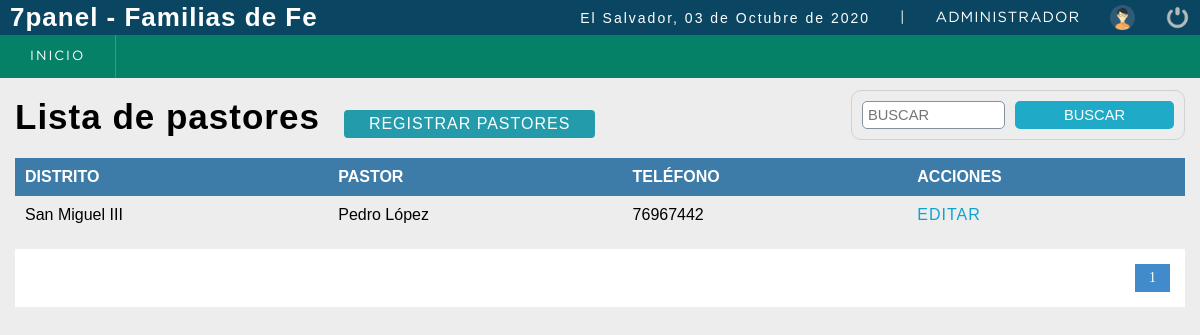
The app's page /sistema/lista_pastores_aio.php (signed in) with its own data.
### tables this page shows
CREATE TABLE IF NOT EXISTS `pastor` (
  `codpastor` smallint(5) NOT NULL AUTO_INCREMENT,
  `distrito` varchar(50) NOT NULL,
  `pastor` varchar(50) NOT NULL,
  `telefono` varchar(50) NOT NULL,
  `estatus` smallint(5) NOT NULL DEFAULT '1',
  `usuario_id` smallint(5) NOT NULL,
  `incorporacion` datetime DEFAULT CURRENT_TIMESTAMP,
  PRIMARY KEY (`codpastor`),
  KEY `pastor_ibfk_1` (`estatus`),
  KEY `usuario_id` (`usuario_id`)
);

### sistema/lista_pastores_aio.php (the view, shortened to what this page needs)
<?php
	include "../conexion.php";
 ?>
<!DOCTYPE html>
<html lang="en">
<head>
	<?php include "includes/scripts.php"; ?>
</head>
<body>
	<?php include "includes/header.php"; ?>
	<section id="container">
		<h1>Lista de pastores</h1>
		<a href="registro_pastor.php" class="btn_new">Registrar Pastores</a>
		<form action="buscar_pastor.php" method="get" class="form_search">
			<input type="text" name="busqueda" id="busqueda" placeholder="Buscar">
			<input type="submit" value="Buscar" class="btn_search">
		</form>
		<table>
			<tr>
			    <th>Distrito</th>
				<th>Pastor</th>
				<th>Teléfono</th>
				<th>Acciones</th>
			</tr>
		<?php
			$sql_registe = mysqli_query($conection,"SELECT COUNT(*) as total_registro FROM pastor WHERE estatus = 1 ");
			$result_register = mysqli_fetch_array($sql_registe);
			$total_registro = $result_register['total_registro'];
			$por_pagina = 5;
			if(empty($_GET['pagina']))
			{
				$pagina = 1;
			}else{
				$pagina = $_GET['pagina'];
			}
			$desde = ($pagina-1) * $por_pagina;
			$total_paginas = ceil($total_registro / $por_pagina);
			$query = mysqli_query($conection,"SELECT * FROM pastor
				                              WHERE estatus = 1 ORDER BY codpastor ASC LIMIT $desde,$por_pagina
				");
			$result = mysqli_num_rows($query);
			if($result > 0){
				while ($data = mysqli_fetch_array($query)) {
			?>
				<tr>
				    <td><?php echo $data['distrito']; ?></td>
					<td><?php echo $data['pastor']; ?></td>
					<td><?php echo $data['telefono']; ?></td>
					<td>
						<a class="link_edit" href="editar_pastor.php?cod=<?php echo $data['codpastor']; ?>">Editar
						</a>
					</td>
				</tr>
		<?php
				}
			}
		 ?>
		</table>
		<div class="paginador">
			<ul>
			<?php
				for ($i=1; $i <= $total_paginas; $i++) {
					if($i == $pagina)
					{
						echo '<li class="pageSelected">'.$i.'</li>';
					}else{
						echo '<li><a href="?pagina='.$i.'">'.$i.'</a></li>';
					}
				}
			 ?>
			</ul>
		</div>
	</section>
</body>
</html>

### sistema/css/style.css (style rules this page uses)
* { margin: 0; padding: 0; box-sizing: border-box; }
body { background: #ededed; }
input, select, a, th { text-transform: uppercase; }
h1, h2, h3, h4, h5, h6 { font-family: 'arial'; font-weight: bold; letter-spacing: 1px; }
h1 { font-size: 26px; }
a { text-decoration: none; font-family: arial; letter-spacing: 1px; }
#container { padding: 90px 15px 15px; }
form { background: #FFF; margin: auto; padding: 20px 50px; border: 1px solid #d1d1d1; }
input,select { display: block; width: 100%; font-size: 11pt; padding: 5px; border: 1px solid #85929e; border-radius: 5px; }
#container h1 { font-size: 35px; display: inline-block; }
.btn_new { display: inline-block; background: #239baa; color: #FFF; padding: 5px 25px; border-radius: 4px; margin: 20px; }
table { border-collapse: collapse; font-size: 12pt; font-family: 'arial'; width: 100%; }
table th { text-align: left; padding: 10px; background: #3d7ba8; color: #FFF; }
table tr:nth-child(odd) { background: #FFF; }
table td { padding: 10px; }
.link_edit { color: #0ca4ce; }
.paginador ul { padding: 15px; list-style: none; background: #FFF; margin-top: 15px; display: -webkit-flex; display: -moz-flex; display: -ms-flex; display: -o-flex; display: flex; justify-content: flex-end; }
.paginador a, .pageSelected { color: #428bca; border: 1px solid #ddd; padding: 5px; display: inline-block; font-size: 14px; text-align: center; width: 35px; }
.pageSelected { color: #FFF; background: #428bca; border: 1px solid #428bca; }
.form_search { display: -webkit-flex; display: -moz-flex; display: -ms-flex; display: -o-flex; display: flex; float: right; background: initial; padding: 10px; border-radius: 10px; }
.form_search .btn_search { background: #1faac8; color: #FFF; padding: 0 20px; border: 0; cursor: pointer; margin-left: 10px; }

### records on screen
pastor: distrito "San Miguel III", pastor "Pedro López", telefono "76967442"

### other values on screen
fechaC() "03 de Octubre de 2020"
$_SESSION['user'] "ADMINISTRADOR"
